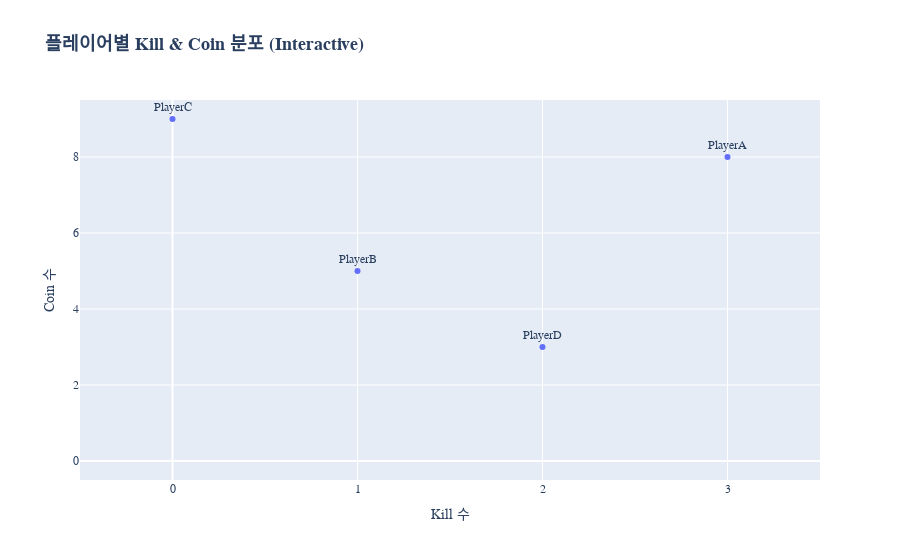

Write notebook code for a chart like this one.
### Code cell
import plotly.express as px
import pandas as pd

# 1. 데이터 준비 (예시)
data = {'이름': ['PlayerA', 'PlayerB', 'PlayerC', 'PlayerD'],
        'kill': [3, 1, 0, 2],
        'coin': [8, 5, 9, 3]}
df = pd.DataFrame(data)

# 2. 인터랙티브 그래프 생성
fig = px.scatter(df,
                 x='kill',
                 y='coin',
                 text='이름',  # 점 근처에 텍스트 표시
                 hover_name='이름', # 마우스를 올렸을 때 표시될 이름
                 hover_data={'kill': True, 'coin': True, '이름': False}, # 호버 데이터 커스텀
                 title='<b>플레이어별 Kill & Coin 분포 (Interactive)</b>'
                )

# 3. 그래프 레이아웃 업데이트
fig.update_traces(textposition='top center', textfont_size=12) # 텍스트 위치 및 크기

fig.update_layout(
    xaxis_title='Kill 수',
    yaxis_title='Coin 수',
    xaxis=dict(range=[-0.5, 3.5], tickvals=[0, 1, 2, 3]), # x축 범위 및 눈금
    yaxis=dict(range=[-0.5, 9.5]), # y축 범위
    font=dict(family="Malgun Gothic, AppleGothic, sans-serif", size=12),
    title_font_size=18
)


# 그래프 표시
fig.show()

### Figure 1 — Plotly figure (JSON) as saved in the notebook; plotly's stock layout.template omitted (floating-point values rounded to 4 significant figures)
{"data": [{"customdata": [["PlayerA"], ["PlayerB"], ["PlayerC"], ["PlayerD"]], "hovertemplate": "<b>%{hovertext}</b><br><br>kill=%{x}<br>coin=%{y}<extra></extra>", "hovertext": ["PlayerA", "PlayerB", "PlayerC", "PlayerD"], "legendgroup": "", "marker": {"color": "#636efa", "symbol": "circle"}, "mode": "markers+text", "name": "", "orientation": "v", "showlegend": false, "text": ["PlayerA", "PlayerB", "PlayerC", "PlayerD"], "textfont": {"size": 12}, "textposition": "top center", "type": "scatter", "x": [3, 1, 0, 2], "xaxis": "x", "y": [8, 5, 9, 3], "yaxis": "y"}], "layout": {"font": {"family": "Malgun Gothic, AppleGothic, sans-serif", "size": 12}, "legend": {"tracegroupgap": 0}, "title": {"font": {"size": 18}, "text": "<b>플레이어별 Kill & Coin 분포 (Interactive)</b>"}, "xaxis": {"anchor": "y", "domain": [0, 1], "range": [-0.5, 3.5], "tickvals": [0, 1, 2, 3], "title": {"text": "Kill 수"}}, "yaxis": {"anchor": "x", "domain": [0, 1], "range": [-0.5, 9.5], "title": {"text": "Coin 수"}}}}
